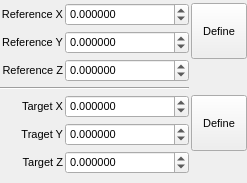
<?xml version="1.0" encoding="UTF-8"?>
<ui version="4.0">
 <class>TransformRepositionPopup</class>
 <widget class="QWidget" name="TransformRepositionPopup">
  <property name="geometry">
   <rect>
    <x>0</x>
    <y>0</y>
    <width>247</width>
    <height>183</height>
   </rect>
  </property>
  <property name="sizePolicy">
   <sizepolicy hsizetype="Minimum" vsizetype="Minimum">
    <horstretch>0</horstretch>
    <verstretch>0</verstretch>
   </sizepolicy>
  </property>
  <property name="font">
   <font>
    <pointsize>8</pointsize>
   </font>
  </property>
  <property name="windowTitle">
   <string>Transform Reposition Popup</string>
  </property>
  <layout class="QGridLayout" name="gridLayout">
   <property name="margin">
    <number>0</number>
   </property>
   <property name="spacing">
    <number>2</number>
   </property>
   <item row="0" column="1">
    <widget class="TExponentialSpin" name="ReferenceXSpin">
     <property name="sizePolicy">
      <sizepolicy hsizetype="Expanding" vsizetype="Fixed">
       <horstretch>0</horstretch>
       <verstretch>0</verstretch>
      </sizepolicy>
     </property>
     <property name="decimals">
      <number>6</number>
     </property>
     <property name="minimum">
      <double>-100000.000000000000000</double>
     </property>
     <property name="maximum">
      <double>1000000.000000000000000</double>
     </property>
    </widget>
   </item>
   <item row="0" column="0">
    <widget class="QLabel" name="label_42">
     <property name="sizePolicy">
      <sizepolicy hsizetype="Minimum" vsizetype="Preferred">
       <horstretch>0</horstretch>
       <verstretch>0</verstretch>
      </sizepolicy>
     </property>
     <property name="text">
      <string>Reference X</string>
     </property>
     <property name="alignment">
      <set>Qt::AlignRight|Qt::AlignTrailing|Qt::AlignVCenter</set>
     </property>
    </widget>
   </item>
   <item row="1" column="0">
    <widget class="QLabel" name="label_40">
     <property name="sizePolicy">
      <sizepolicy hsizetype="Minimum" vsizetype="Preferred">
       <horstretch>0</horstretch>
       <verstretch>0</verstretch>
      </sizepolicy>
     </property>
     <property name="text">
      <string>Reference Y</string>
     </property>
     <property name="alignment">
      <set>Qt::AlignRight|Qt::AlignTrailing|Qt::AlignVCenter</set>
     </property>
    </widget>
   </item>
   <item row="1" column="1">
    <widget class="TExponentialSpin" name="ReferenceYSpin">
     <property name="sizePolicy">
      <sizepolicy hsizetype="Expanding" vsizetype="Fixed">
       <horstretch>0</horstretch>
       <verstretch>0</verstretch>
      </sizepolicy>
     </property>
     <property name="decimals">
      <number>6</number>
     </property>
     <property name="minimum">
      <double>-1000000.000000000000000</double>
     </property>
     <property name="maximum">
      <double>1000000.000000000000000</double>
     </property>
    </widget>
   </item>
   <item row="5" column="1">
    <widget class="TExponentialSpin" name="TargetYSpin">
     <property name="sizePolicy">
      <sizepolicy hsizetype="Expanding" vsizetype="Fixed">
       <horstretch>0</horstretch>
       <verstretch>0</verstretch>
      </sizepolicy>
     </property>
     <property name="decimals">
      <number>6</number>
     </property>
     <property name="minimum">
      <double>-1000000.000000000000000</double>
     </property>
     <property name="maximum">
      <double>1000000.000000000000000</double>
     </property>
    </widget>
   </item>
   <item row="2" column="0">
    <widget class="QLabel" name="label_41">
     <property name="sizePolicy">
      <sizepolicy hsizetype="Minimum" vsizetype="Preferred">
       <horstretch>0</horstretch>
       <verstretch>0</verstretch>
      </sizepolicy>
     </property>
     <property name="text">
      <string>Reference Z</string>
     </property>
     <property name="alignment">
      <set>Qt::AlignRight|Qt::AlignTrailing|Qt::AlignVCenter</set>
     </property>
    </widget>
   </item>
   <item row="2" column="1">
    <widget class="TExponentialSpin" name="ReferenceZSpin">
     <property name="sizePolicy">
      <sizepolicy hsizetype="Expanding" vsizetype="Fixed">
       <horstretch>0</horstretch>
       <verstretch>0</verstretch>
      </sizepolicy>
     </property>
     <property name="decimals">
      <number>6</number>
     </property>
     <property name="minimum">
      <double>-1000000.000000000000000</double>
     </property>
     <property name="maximum">
      <double>1000000.000000000000000</double>
     </property>
    </widget>
   </item>
   <item row="4" column="0">
    <widget class="QLabel" name="label_43">
     <property name="sizePolicy">
      <sizepolicy hsizetype="Minimum" vsizetype="Preferred">
       <horstretch>0</horstretch>
       <verstretch>0</verstretch>
      </sizepolicy>
     </property>
     <property name="text">
      <string>Target X</string>
     </property>
     <property name="alignment">
      <set>Qt::AlignRight|Qt::AlignTrailing|Qt::AlignVCenter</set>
     </property>
    </widget>
   </item>
   <item row="6" column="1">
    <widget class="TExponentialSpin" name="TargetZSpin">
     <property name="sizePolicy">
      <sizepolicy hsizetype="Expanding" vsizetype="Fixed">
       <horstretch>0</horstretch>
       <verstretch>0</verstretch>
      </sizepolicy>
     </property>
     <property name="decimals">
      <number>6</number>
     </property>
     <property name="minimum">
      <double>-1000000.000000000000000</double>
     </property>
     <property name="maximum">
      <double>1000000.000000000000000</double>
     </property>
    </widget>
   </item>
   <item row="5" column="0">
    <widget class="QLabel" name="label_44">
     <property name="sizePolicy">
      <sizepolicy hsizetype="Minimum" vsizetype="Preferred">
       <horstretch>0</horstretch>
       <verstretch>0</verstretch>
      </sizepolicy>
     </property>
     <property name="text">
      <string>Traget Y</string>
     </property>
     <property name="alignment">
      <set>Qt::AlignRight|Qt::AlignTrailing|Qt::AlignVCenter</set>
     </property>
    </widget>
   </item>
   <item row="3" column="0" colspan="2">
    <widget class="Line" name="line">
     <property name="orientation">
      <enum>Qt::Horizontal</enum>
     </property>
    </widget>
   </item>
   <item row="6" column="0">
    <widget class="QLabel" name="label_45">
     <property name="sizePolicy">
      <sizepolicy hsizetype="Minimum" vsizetype="Preferred">
       <horstretch>0</horstretch>
       <verstretch>0</verstretch>
      </sizepolicy>
     </property>
     <property name="text">
      <string>Target Z</string>
     </property>
     <property name="alignment">
      <set>Qt::AlignRight|Qt::AlignTrailing|Qt::AlignVCenter</set>
     </property>
    </widget>
   </item>
   <item row="4" column="1">
    <widget class="TExponentialSpin" name="TargetXSpin">
     <property name="sizePolicy">
      <sizepolicy hsizetype="Expanding" vsizetype="Fixed">
       <horstretch>0</horstretch>
       <verstretch>0</verstretch>
      </sizepolicy>
     </property>
     <property name="decimals">
      <number>6</number>
     </property>
     <property name="minimum">
      <double>-100000.000000000000000</double>
     </property>
     <property name="maximum">
      <double>1000000.000000000000000</double>
     </property>
    </widget>
   </item>
   <item row="0" column="2" rowspan="3">
    <layout class="QVBoxLayout" name="verticalLayout">
     <item>
      <widget class="QToolButton" name="DefineReferenceButton">
       <property name="minimumSize">
        <size>
         <width>56</width>
         <height>56</height>
        </size>
       </property>
       <property name="maximumSize">
        <size>
         <width>56</width>
         <height>56</height>
        </size>
       </property>
       <property name="toolTip">
        <string>Define from current selection</string>
       </property>
       <property name="text">
        <string>Define</string>
       </property>
       <property name="icon">
        <iconset resource="icons.qrc">
         <normaloff>:/basic/icons/basic_define.svg</normaloff>:/basic/icons/basic_define.svg</iconset>
       </property>
       <property name="iconSize">
        <size>
         <width>30</width>
         <height>30</height>
        </size>
       </property>
       <property name="checkable">
        <bool>false</bool>
       </property>
       <property name="autoExclusive">
        <bool>false</bool>
       </property>
       <property name="toolButtonStyle">
        <enum>Qt::ToolButtonTextUnderIcon</enum>
       </property>
       <property name="autoRaise">
        <bool>false</bool>
       </property>
      </widget>
     </item>
     <item>
      <spacer name="verticalSpacer">
       <property name="orientation">
        <enum>Qt::Vertical</enum>
       </property>
       <property name="sizeHint" stdset="0">
        <size>
         <width>20</width>
         <height>40</height>
        </size>
       </property>
      </spacer>
     </item>
    </layout>
   </item>
   <item row="4" column="2" rowspan="3">
    <layout class="QVBoxLayout" name="verticalLayout_2">
     <item>
      <widget class="QToolButton" name="DefineTargetButton">
       <property name="minimumSize">
        <size>
         <width>56</width>
         <height>56</height>
        </size>
       </property>
       <property name="maximumSize">
        <size>
         <width>56</width>
         <height>56</height>
        </size>
       </property>
       <property name="toolTip">
        <string>Define from current selection</string>
       </property>
       <property name="text">
        <string>Define</string>
       </property>
       <property name="icon">
        <iconset resource="icons.qrc">
         <normaloff>:/basic/icons/basic_define.svg</normaloff>:/basic/icons/basic_define.svg</iconset>
       </property>
       <property name="iconSize">
        <size>
         <width>30</width>
         <height>30</height>
        </size>
       </property>
       <property name="checkable">
        <bool>false</bool>
       </property>
       <property name="autoExclusive">
        <bool>false</bool>
       </property>
       <property name="toolButtonStyle">
        <enum>Qt::ToolButtonTextUnderIcon</enum>
       </property>
       <property name="autoRaise">
        <bool>false</bool>
       </property>
      </widget>
     </item>
     <item>
      <spacer name="verticalSpacer_2">
       <property name="orientation">
        <enum>Qt::Vertical</enum>
       </property>
       <property name="sizeHint" stdset="0">
        <size>
         <width>20</width>
         <height>40</height>
        </size>
       </property>
      </spacer>
     </item>
    </layout>
   </item>
  </layout>
 </widget>
 <customwidgets>
  <customwidget>
   <class>TExponentialSpin</class>
   <extends>QDoubleSpinBox</extends>
   <header>gui/texponentialspin.hui</header>
  </customwidget>
 </customwidgets>
 <resources>
  <include location="icons.qrc"/>
 </resources>
 <connections/>
</ui>
